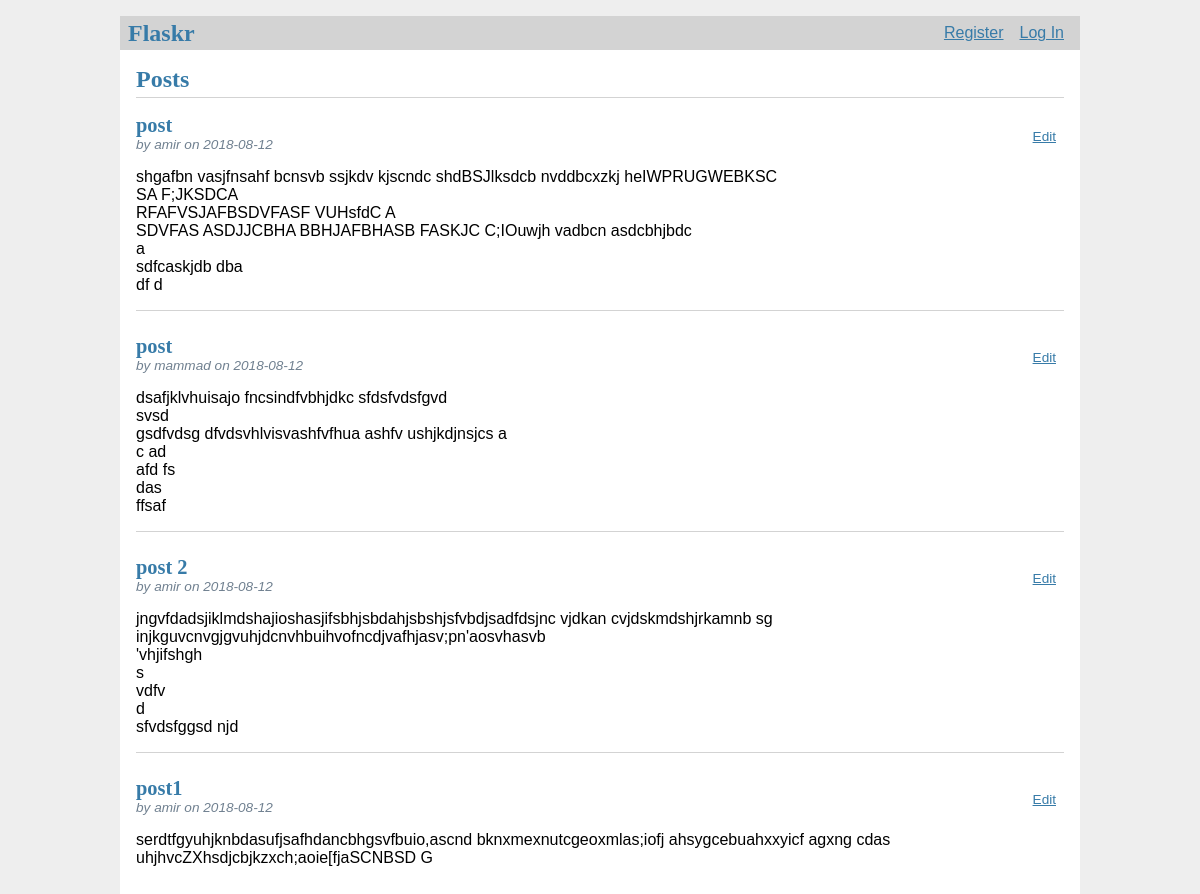
The page / on the database its author committed.
### tables this page shows
CREATE TABLE post (
	id INTEGER PRIMARY KEY AUTOINCREMENT,
	author_id INTEGER NOT NULL,
	created TIMESTAMP NOT NULL DEFAULT CURRENT_TIMESTAMP,
	title TEXT NOT NULL,
	body TEXT NOT NULL,
	FOREIGN KEY (author_id) REFERENCES user (id)
);

CREATE TABLE user (
	id INTEGER PRIMARY KEY AUTOINCREMENT,
	username TEXT UNIQUE NOT NULL,
	password TEXT NOT NULL
);

### flaskr/blog.py (the view)
@bp.route('/')
def index():
	posts = get_db().execute('SELECT p.id, username, created, title, body FROM post p JOIN user u ON p.author_id = u.id ORDER BY created DESC').fetchall()
	return render_template('blog/index.html', posts=posts)

### flaskr/auth.py (called while the page is built)
@bp.before_app_request
def load_logged_in_user():
	user_id = session.get('user_id')
	if user_id is None:
		g.user = None
	else:
		g.user = get_db().execute('SELECT * FROM user WHERE id = ?', (user_id, )).fetchone()

### flaskr/db.py (called while the page is built)
def get_db():
	if 'db' not in g:
		g.db = sqlite3.connect(
			current_app.config['DATABASE'],
			detect_types = sqlite3.PARSE_DECLTYPES
		)
		g.db.row_factory = sqlite3.Row
	return g.db

### flaskr/templates/blog/index.html (shortened to what this page needs)
{% extends 'base.html' %}
{% block header %}
  <h1>{% block title %}Posts{% endblock %}</h1>
{% endblock %}
{% block content %}
  {% for post in posts %}
    <article class="post">
      <header>
        <div>
          <h1>{{ post['title'] }}</h1>
          <div class="about">by {{ post['username'] }} on {{ post['created'].strftime('%Y-%m-%d') }}</div>
        </div>
        {% if g.user['id'] == post['author_id'] %}
          <a class="action" href="{{ url_for('blog.update', id=post['id']) }}">Edit</a>
        {% endif %}
      </header>
      <p class="body">{{ post['body'] }}</p>
    </article>
    {% if not loop.last %}
      <hr>
    {% endif %}
  {% endfor %}
{% endblock %}

### flaskr/templates/base.html (shortened to what this page needs)
<!doctype html>
<link rel="stylesheet" href="{{ url_for('static', filename='style.css') }}">
<nav>
  <h1>Flaskr</h1>
  <ul>
    {% if g.user %}
      <li><span>{{ g.user['username'] }}</span>
      <li><a href="{{ url_for('auth.logout') }}">Log Out</a>
    {% else %}
      <li><a href="{{ url_for('auth.register') }}">Register</a>
      <li><a href="{{ url_for('auth.login') }}">Log In</a>
    {% endif %}
  </ul>
</nav>
<section class="content">
  <header>
    {% block header %}{% endblock %}
  </header>
  {% block content %}{% endblock %}
</section>

### flaskr/static/style.css (style rules this page uses)
h1 { font-family: serif; color: #377ba8; margin: 1rem 0; }
a { color: #377ba8; }
hr { border: none; border-top: 1px solid lightgray; }
nav { background: lightgray; display: flex; align-items: center; padding: 0 0.5rem; }
nav h1 { flex: auto; margin: 0; }
nav ul { display: flex; list-style: none; margin: 0; padding: 0; }
nav ul li a, nav ul li span, header .action { display: block; padding: 0.5rem; }
.content { padding: 0 1rem 1rem; }
.content > header { border-bottom: 1px solid lightgray; display: flex; align-items: flex-end; }
.content > header h1 { flex: auto; margin: 1rem 0 0.25rem 0; }
.post > header { display: flex; align-items: flex-end; font-size: 0.85em; }
.post > header > div:first-of-type { flex: auto; }
.post > header h1 { font-size: 1.5em; margin-bottom: 0; }
.post .about { color: slategray; font-style: italic; }
.post .body { white-space: pre-line; }
.content:last-child { margin-bottom: 0; }

### rows shown on the page
post: title "post", username "amir", created "2018-08-12", body "shgafbn vasjfnsahf bcnsvb ssjkdv kjscndc shdBSJlksdcb nvddbcxzkj heIWPRUGWEBKSC SA F;JKSDCA RFAFVSJAFBSDVFASF VUHsfdC A SDVFAS ASDJJCBHA BBHJAFBHASB FASKJC C;IOuwjh vadbcn asdcbhjbdc a sdfcaskjdb dba df d"
post: title "post", username "mammad", created "2018-08-12", body "dsafjklvhuisajo fncsindfvbhjdkc sfdsfvdsfgvd svsd gsdfvdsg dfvdsvhlvisvashfvfhua ashfv ushjkdjnsjcs a c ad afd fs das ffsaf"
post: title "post 2", username "amir", created "2018-08-12", body "jngvfdadsjiklmdshajioshasjifsbhjsbdahjsbshjsfvbdjsadfdsjnc vjdkan cvjdskmdshjrkamnb sg injkguvcnvgjgvuhjdcnvhbuihvofncdjvafhjasv;pn'aosvhasvb 'vhjifshgh s vdfv d sfvdsfggsd njd"
post: title "post1", username "amir", created "2018-08-12", body "serdtfgyuhjknbdasufjsafhdancbhgsvfbuio,ascnd bknxmexnutcgeoxmlas;iofj ahsygcebuahxxyicf agxng cdas uhjhvcZXhsdjcbjkzxch;aoie[fjaSCNBSD G"
